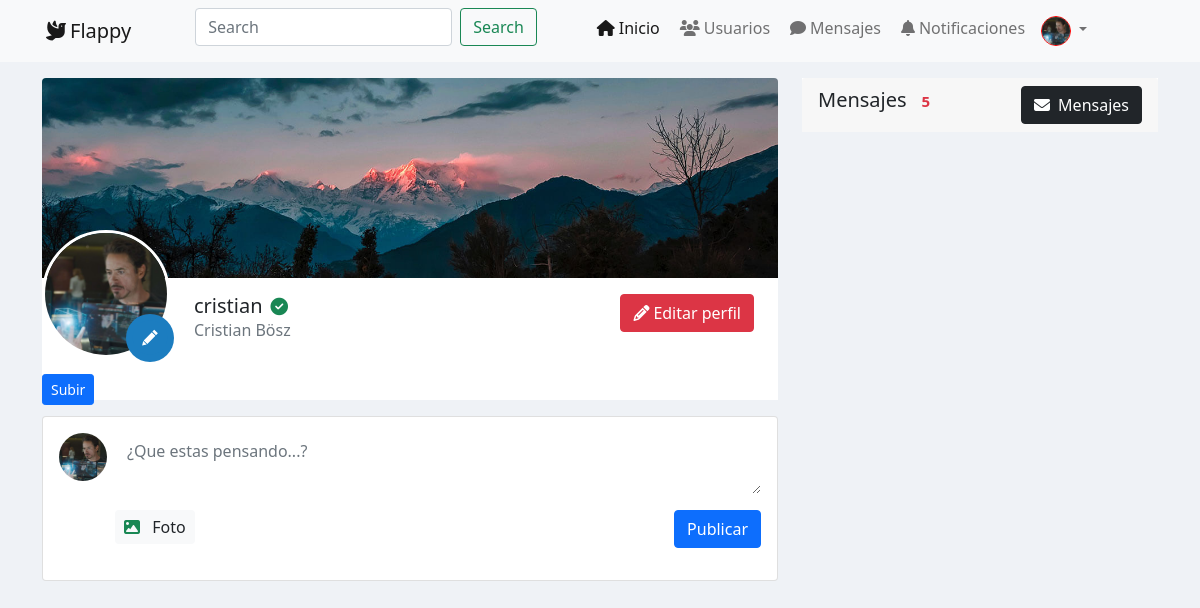
The app's page /perfil/cristian (signed in) with its own data.
### tables this page shows
CREATE TABLE IF NOT EXISTS perfil (
  perfil_id INT UNSIGNED NOT NULL AUTO_INCREMENT PRIMARY KEY,
  nombreCompleto VARCHAR(100) NOT NULL,
  fotoPerfil VARCHAR(250) NOT NULL,
  usuario_id_fk INT UNSIGNED NOT NULL,
 
    FOREIGN KEY (usuario_id_fk) REFERENCES usuarios (usuario_id) ON DELETE NO ACTION  ON UPDATE NO ACTION);

CREATE TABLE IF NOT EXISTS usuarios (
  usuario_id INT UNSIGNED NOT NULL  AUTO_INCREMENT PRIMARY KEY,
  correo VARCHAR(100) NOT NULL,
  username VARCHAR(50) NOT NULL,
  password VARCHAR(255) NOT NULL,
  fecha_registro TIMESTAMP NOT NULL,
  privilegio_id_fk INT UNSIGNED NOT NULL,

    FOREIGN KEY (privilegio_id_fk) REFERENCES privilegios (privilegio_id) ON DELETE RESTRICT ON UPDATE CASCADE);

### app/libs/Core.php (called while the page is built, shortened)
<?php
class Core
{
    protected $currentMethod = "index";
    public function __construct()
    {
        $url = $this->getURL();
        if(file_exists("../app/controllers/" . ucwords($url[0]) . ".php")) {
            unset($url[0]);
        }
        $this->currentController = new $this->currentController;
        $this->parameters = $url ? array_values($url) : [];
        call_user_func_array([$this->currentController , $this->currentMethod] , $this->parameters);
    }
    public function getURL() {
        if(isset($_GET["url"])) {
            $url = trim($_GET["url"] , "/");
            $url = filter_var($url , FILTER_SANITIZE_URL);
            $url = explode("/" , $url);
            return $url;
        }
    }
}

### public/index.php (called while the page is built, shortened)
<?php
$init = new Core;

### app/libs/Base.php (called while the page is built, shortened)
<?php
class Base
{
    protected $dbhost = DB_HOST;
    protected $dbname = DB_NAME;
    protected $dbuser = DB_USER;
    protected $dbpass = DB_PASSWORD;
    private $cnx;
    private $stmt;
    public function __construct()
    {
        $dbh = "mysql:host=" . $this->dbhost . ";dbname=" . $this->dbname;
        $options = [
            PDO::ATTR_ERRMODE => true,
            PDO::ATTR_ERRMODE => PDO::ERRMODE_EXCEPTION
        ];
        try {
            $this->cnx = new PDO($dbh, $this->dbuser, $this->dbpass, $options);
            $this->cnx->exec("set names utf8mb4");
        } catch (PDOException $e) {
            $this->error = $e->getMessage();
            echo $this->error;
        }
    }
    public function query($sql)
    {
        return $this->stmt = $this->cnx->prepare($sql);
    }
    public function execute()
    {
        return $this->stmt->execute();
    }
    public function bind($param, $value, $type = null)
    {
        if (is_null($type)) {
            switch (true) {
                default:
                    $type = PDO::PARAM_STR;
                    break;
            }
        }
        return $this->stmt->bindValue($param, $value, $type);
    }
    public function register()
    {
        $this->execute();
        return $this->stmt->fetch(PDO::FETCH_OBJ);
    }
}

### app/model/usuario.php (called while the page is built, shortened)
<?php
class usuario
{
    private $db;
    public function __construct()
    {
        $this->db = new Base;
    }
    public function getUsuario($usuario){
        $this->db->query('SELECT * FROM usuarios WHERE username = :user');
        $this->db->bind(':user', $usuario);
        return $this->db->register();
    }
    public function getPerfil($usuario_id){
        $this->db->query('SELECT * FROM perfil WHERE usuario_id_fk = :id');
        $this->db->bind(':id', $usuario_id);
        return $this->db->register();
    }
}

### app/view/pages/perfil/perfil.php (the view, shortened to what this page needs)
<?php
include_once URL_APP . '/view/custom/header.php';
include_once URL_APP . '/view/custom/navbar.php';
?>
<div class="container mt-3">
    <div class="row">
        <div class="col-lg-8 vstack gap-4">
            <div class="cardP">
            <div class="altoP rounded-top bg-profile"></div>
            <div class="d-sm-flex align-items-start text-center text-sm-start fondo">
                <div>
                    <div class="avatar avatar-xxl mt-n5 mb-3">
                        <form action="<?= URL_PROJECT?>/perfil/cambiarImagen" method="POST" enctype="multipart/form-data">
                            <label for="editarImg">
                            <img src="<?php echo URL_PROJECT . '/' . $datos['perfil']->fotoPerfil?>" alt="imgPerfil" class="avatar-img rounded-circle border border-white border-3">
                            <div class="editar-imagen"></div>
                            </label>
                            <button type="submit" class="btn btn-primary btn-sm my-3">Subir</button>
                        </form>
                    </div>
                </div>
                <div class="ms-sm-4 mt-sm-3">
                    <h1 class="mb-0 h5"><?= $datos['usuario']->username?><i class="fa-solid fa-circle-check text-success small ms-2"></i></h1>
                    <p class="text-muted"><?= $datos['perfil']->nombreCompleto?></p>
                </div>
                <div class="d-flex mt-3 justify-content-center ms-sm-auto">
                  <button class="btn btn-danger me-4" type="button"><i class="fa-solid fa-pencil pe-1"></i>Editar perfil</button>
                </div>
            </div>
            </div>
            <div class="card card-body mt-3">
                <div class="d-flex mb-3">
                    <div class="avatar me-2">
                        <a href="#">
                            <img src="<?php echo URL_PROJECT . '/' . $datos['perfil']->fotoPerfil?>" alt="fotoPerfilPublicacion" class="avatar-img rounded-circle">
                        </a>
                    </div>
                    <form action="" class="w-100">
                        <textarea class="form-control pe-4 border-0" rows="2" data-autoresize="" placeholder="¿Que estas pensando...?" style="height: 61px;"></textarea>
                        <label for="subirImg" class="mt-3">
                            <p class="btn bg-light py-1 px-2 mb-0"><i class="fa-solid fa-image text-success pe-2"></i> Foto</p>
                        </label>
                        <button type="submit" class="btn btn-primary float-end mt-3">Publicar</button>
                    </form>
                </div>
            </div>
        </div>
        <div class="col-lg-4">
            <div class="row">
                <div class="col-md-6 col-lg-12">
                    <div class="cardP fondo">
                        <div class="card-header d-sm-flex justify-content-between align-items-center border-0">
                                <h5 class="card-title">Mensajes <span class="badge text-danger">5</span></h5>
                                <button class="btn btn-dark"><i class="fa-solid fa-envelope me-2"></i>Mensajes</button>
                        </div>
                    </div>
                </div>
            </div>
        </div>
    </div>
</div>
<?php
include_once URL_APP . '/view/custom/footer.php';
?>

### app/view/custom/navbar.php (shortened to what this page needs)
<nav class="navbar navbar-expand-lg navbar-light bg-light">
  <div class="container">
    <a class="navbar-brand" href="#"><i class="fa-solid fa-dove mx-1"></i>Flappy</a>
    <div class="collapse navbar-collapse align-items-start" id="navbarSupportedContent">
        <form class="d-flex mx-5">
        <input class="form-control me-2" type="search" placeholder="Search" aria-label="Search">
        <button class="btn btn-outline-success" type="submit">Search</button>
      </form>
      <ul class="navbar-nav me-auto mb-2 mb-lg-0 ">
        <li class="nav-item">
          <a class="nav-link active" aria-current="page" href="<?php echo URL_PROJECT?>/home">
          <i class="fa-solid fa-house mx-1"></i>Inicio</a>
        </li>
        <li class="nav-item">
          <a class="nav-link" href="#"><i class="fa-solid fa-users mx-1"></i>Usuarios</a>
        </li>
        <li class="nav-item">
          <a class="nav-link" href="#"><i class="fa-solid fa-comment mx-1"></i>Mensajes</a>
        </li>
        <li class="nav-item">
          <a class="nav-link" href="#"><i class="fa-solid fa-bell mx-1"></i>Notificaciones</a>
        </li>
        <li class="nav-item dropdown">
          <a class="nav-link dropdown-toggle" href="#" id="navbarDropdown" role="button" data-bs-toggle="dropdown" aria-expanded="false">
          <img class="rounded-circle img-perfil-nav" src="<?php echo URL_PROJECT . '/' . $datos['perfil']->fotoPerfil?>"/>
          </a>
        </li>
      </ul>
    </div>
  </div>
</nav>

### public/css/style.css (style rules this page uses)
body { background-color: #eff2f6; }
.fondo { background-color: #fff; }
.img-perfil-nav { border: 1px solid red; width: 30px; height: 30px; }
.avatar { height: 3rem; width: 3rem; position: relative; display: inline-block; -ms-flex-negative: 0 !important; flex-shrink: 0 !important; }
.avatar-xxl { width: 8rem; height: 8rem; }
.mt-n5 { margin-top: -3rem !important; }
.mb-3 { margin-bottom: 1rem !important; }
.avatar-img { width: 100%; height: 100%; -o-object-fit: cover; object-fit: cover; }
.bg-profile { background-image: url('../img/bg-p.jpg'); background-position: center; background-size: cover; background-repeat: no-repeat; }
.altoP { height: 200px !important; }
.editar-imagen { background-color: #1c7dc0; background-image: url('../img/edit.svg'); background-repeat: no-repeat; border-radius: 100%; bottom: -4px; position: absolute; right: -4px; z-index: 10; height: 48px; width: 48px; }

### records on screen
perfil: fotoPerfil (picture), nombreCompleto "Cristian Bösz"
usuarios: username "cristian"
